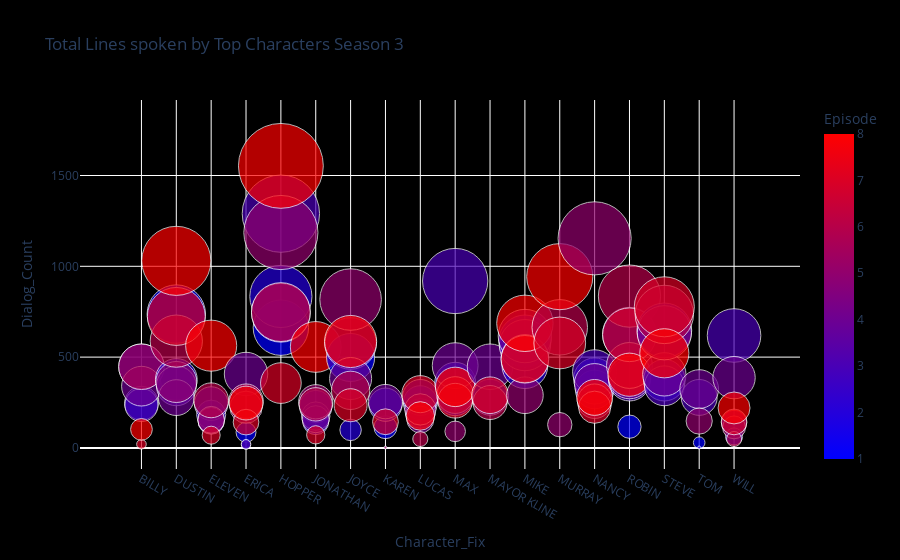

This figure's notebook cell:
### Code cell
fig = px.scatter(top20df_S3, x="Character_Fix", y="Dialog_Count",
                 size="Dialog_Count",hover_name="Episode",
                 color_continuous_scale="Bluered", 
                 size_max=60, color='Episode',
                 title= "Total Lines spoken by Top Characters Season 3")
#fig.update_layout(paper_bgcolor = 'rgba(0, 0, 0, 0)', plot_bgcolor = 'rgba(0, 0, 0, 0)')
fig.update_layout(paper_bgcolor = 'black', plot_bgcolor = 'black')
fig.show()

### Figure 1 — Plotly figure (JSON) as saved in the notebook; plotly's stock layout.template omitted (floating-point values rounded to 4 significant figures; data arrays with more than 128 entries replaced by an {"elided": "..."} marker saying what was removed)
{"data": [{"hovertemplate": "<b>%{hovertext}</b><br><br>Character_Fix=%{x}<br>Dialog_Count=%{marker.size}<br>Episode=%{marker.color}<extra></extra>", "hovertext": {"elided": "129 int values"}, "legendgroup": "", "marker": {"color": {"elided": "129 int values"}, "coloraxis": "coloraxis", "size": {"elided": "129 int values"}, "sizemode": "area", "sizeref": 0.4314, "symbol": "circle"}, "mode": "markers", "name": "", "orientation": "v", "showlegend": false, "type": "scatter", "x": {"elided": "129 str values"}, "xaxis": "x", "y": {"elided": "129 int values"}, "yaxis": "y"}], "layout": {"coloraxis": {"colorbar": {"title": {"text": "Episode"}}, "colorscale": [[0, "rgb(0,0,255)"], [1, "rgb(255,0,0)"]]}, "legend": {"itemsizing": "constant", "tracegroupgap": 0}, "paper_bgcolor": "black", "plot_bgcolor": "black", "title": {"text": "Total Lines spoken by Top Characters Season 3"}, "xaxis": {"anchor": "y", "domain": [0, 1], "title": {"text": "Character_Fix"}}, "yaxis": {"anchor": "x", "domain": [0, 1], "title": {"text": "Dialog_Count"}}}}
